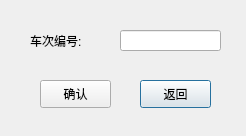
<?xml version="1.0" encoding="UTF-8"?>
<ui version="4.0">
 <class>Delete</class>
 <widget class="QDialog" name="Delete">
  <property name="geometry">
   <rect>
    <x>0</x>
    <y>0</y>
    <width>246</width>
    <height>136</height>
   </rect>
  </property>
  <property name="windowTitle">
   <string>Dialog</string>
  </property>
  <widget class="QPushButton" name="pushButton_2">
   <property name="geometry">
    <rect>
     <x>140</x>
     <y>80</y>
     <width>71</width>
     <height>28</height>
    </rect>
   </property>
   <property name="text">
    <string>返回</string>
   </property>
  </widget>
  <widget class="QLabel" name="label">
   <property name="geometry">
    <rect>
     <x>30</x>
     <y>30</y>
     <width>81</width>
     <height>21</height>
    </rect>
   </property>
   <property name="text">
    <string>车次编号:</string>
   </property>
  </widget>
  <widget class="QLineEdit" name="nameLineEdit">
   <property name="geometry">
    <rect>
     <x>120</x>
     <y>30</y>
     <width>101</width>
     <height>21</height>
    </rect>
   </property>
   <property name="text">
    <string/>
   </property>
  </widget>
  <widget class="QPushButton" name="pushButton">
   <property name="geometry">
    <rect>
     <x>40</x>
     <y>80</y>
     <width>71</width>
     <height>28</height>
    </rect>
   </property>
   <property name="text">
    <string>确认</string>
   </property>
  </widget>
 </widget>
 <resources/>
 <connections/>
</ui>
